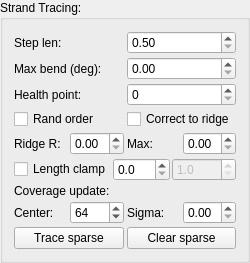
         <widget class="QGroupBox" name="groupBox_9">
          <property name="title">
           <string>Strand Tracing:</string>
          </property>
          <layout class="QVBoxLayout" name="verticalLayout_12">
           <property name="spacing">
            <number>3</number>
           </property>
           <item>
            <layout class="QHBoxLayout" name="horizontalLayout_27">
             <item>
              <widget class="QLabel" name="label_2">
               <property name="text">
                <string>Step len:</string>
               </property>
              </widget>
             </item>
             <item>
              <widget class="QDoubleSpinBox" name="spinBoxStepLen">
               <property name="minimum">
                <double>0.500000000000000</double>
               </property>
               <property name="maximum">
                <double>32.000000000000000</double>
               </property>
               <property name="singleStep">
                <double>0.250000000000000</double>
               </property>
              </widget>
             </item>
            </layout>
           </item>
           <item>
            <layout class="QHBoxLayout" name="horizontalLayout_16">
             <item>
              <widget class="QLabel" name="label_4">
               <property name="text">
                <string>Max bend (deg):</string>
               </property>
              </widget>
             </item>
             <item>
              <widget class="QDoubleSpinBox" name="spinBoxMaxBend">
               <property name="maximum">
                <double>90.000000000000000</double>
               </property>
              </widget>
             </item>
            </layout>
           </item>
           <item>
            <layout class="QHBoxLayout" name="horizontalLayout_19">
             <item>
              <widget class="QLabel" name="label_27">
               <property name="text">
                <string>Health point:</string>
               </property>
              </widget>
             </item>
             <item>
              <widget class="QSpinBox" name="spinBoxLaTermSteps"/>
             </item>
            </layout>
           </item>
           <item>
            <layout class="QHBoxLayout" name="horizontalLayout_41">
             <item>
              <widget class="QCheckBox" name="checkBoxTraceRandomOrder">
               <property name="text">
                <string>Rand order</string>
               </property>
              </widget>
             </item>
             <item>
              <widget class="QCheckBox" name="checkBoxCorrectToRidge">
               <property name="text">
                <string>Correct to ridge</string>
               </property>
              </widget>
             </item>
            </layout>
           </item>
           <item>
            <layout class="QHBoxLayout" name="horizontalLayout_42">
             <item>
              <widget class="QLabel" name="label_24">
               <property name="text">
                <string>Ridge R:</string>
               </property>
              </widget>
             </item>
             <item>
              <widget class="QDoubleSpinBox" name="spinBoxRidgeRadius">
               <property name="maximum">
                <double>2.000000000000000</double>
               </property>
               <property name="singleStep">
                <double>0.050000000000000</double>
               </property>
              </widget>
             </item>
             <item>
              <widget class="QLabel" name="label_53">
               <property name="text">
                <string>Max:</string>
               </property>
              </widget>
             </item>
             <item>
              <widget class="QDoubleSpinBox" name="spinBoxMaxCorrection">
               <property name="maximum">
                <double>2.000000000000000</double>
               </property>
               <property name="singleStep">
                <double>0.050000000000000</double>
               </property>
              </widget>
             </item>
            </layout>
           </item>
           <item>
            <layout class="QHBoxLayout" name="horizontalLayout_26">
             <property name="spacing">
              <number>2</number>
             </property>
             <item>
              <widget class="QCheckBox" name="checkBoxTraceLengthClamp">
               <property name="text">
                <string>Length clamp</string>
               </property>
              </widget>
             </item>
             <item>
              <widget class="QDoubleSpinBox" name="spinBoxMinLen">
               <property name="decimals">
                <number>1</number>
               </property>
              </widget>
             </item>
             <item>
              <widget class="QDoubleSpinBox" name="spinBoxMaxLen">
               <property name="enabled">
                <bool>false</bool>
               </property>
               <property name="decimals">
                <number>1</number>
               </property>
               <property name="minimum">
                <double>1.000000000000000</double>
               </property>
               <property name="maximum">
                <double>9999.000000000000000</double>
               </property>
              </widget>
             </item>
            </layout>
           </item>
           <item>
            <widget class="QLabel" name="label_52">
             <property name="text">
              <string>Coverage update:</string>
             </property>
            </widget>
           </item>
           <item>
            <layout class="QHBoxLayout" name="horizontalLayout_7">
             <item>
              <widget class="QLabel" name="label_54">
               <property name="text">
                <string>Center:</string>
               </property>
              </widget>
             </item>
             <item>
              <widget class="QSpinBox" name="spinBoxTraceCenterCov">
               <property name="maximum">
                <number>255</number>
               </property>
               <property name="value">
                <number>64</number>
               </property>
              </widget>
             </item>
             <item>
              <widget class="QLabel" name="label_55">
               <property name="text">
                <string>Sigma:</string>
               </property>
              </widget>
             </item>
             <item>
              <widget class="QDoubleSpinBox" name="spinBoxTraceCovSigma">
               <property name="maximum">
                <double>3.000000000000000</double>
               </property>
               <property name="singleStep">
                <double>0.100000000000000</double>
               </property>
              </widget>
             </item>
            </layout>
           </item>
           <item>
            <layout class="QHBoxLayout" name="horizontalLayout_34">
             <item>
              <widget class="QPushButton" name="buttonTraceByFeatures">
               <property name="text">
                <string>Trace sparse</string>
               </property>
              </widget>
             </item>
             <item>
              <widget class="QPushButton" name="buttonClearStrands">
               <property name="text">
                <string>Clear sparse</string>
               </property>
              </widget>
             </item>
            </layout>
           </item>
          </layout>
         </widget>
